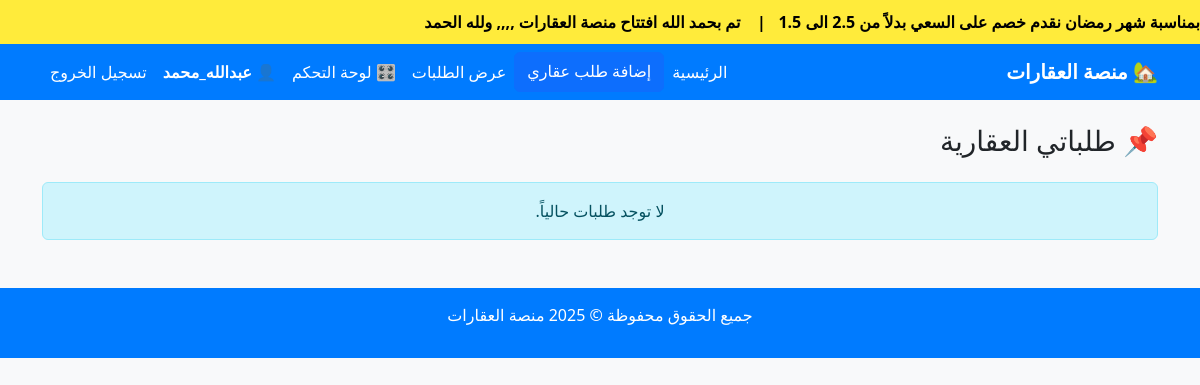
The page /طلباتي/ (signed in) on the database as committed earlier.
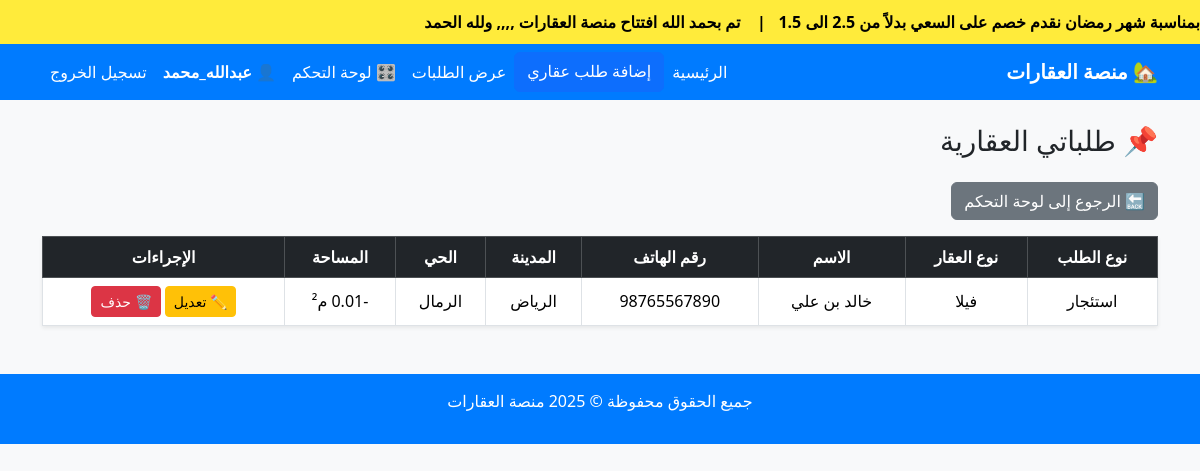
The same page on the database as committed later.
### properties/models.py (models this page shows, shortened)
class News(models.Model):
    title = models.CharField(max_length=255, verbose_name="عنوان الخبر")
    is_active = models.BooleanField(default=True, verbose_name="مفعل؟")
    created_at = models.DateTimeField(auto_now_add=True, verbose_name="تاريخ الإضافة")

class PropertyRequest(models.Model):
    REQUEST_TYPE_CHOICES = [
        ('buy', 'شراء'),
        ('rent', 'استئجار'),
        ('sell', 'بيع'),
    ]
    OWNER_TYPE_CHOICES = [
        ('owner', 'مالك'),
        ('broker', 'وسيط'),
    ]
    PROPERTY_TYPE_CHOICES = [
        ('apartment', 'شقة'),
        ('villa', 'فيلا'),
        ('building', 'عمارة'),
        ('land', 'أرض'),
    ]
    user = models.ForeignKey(
        settings.AUTH_USER_MODEL,
        on_delete=models.CASCADE,
        null=True,
        blank=True
    )
    request_type = models.CharField(max_length=10, choices=REQUEST_TYPE_CHOICES)
    owner_type = models.CharField(max_length=10, choices=OWNER_TYPE_CHOICES)
    property_type = models.CharField(max_length=20, choices=PROPERTY_TYPE_CHOICES)
    city = models.CharField(max_length=100)
    district = models.CharField(max_length=100)
    area = models.DecimalField(max_digits=10, decimal_places=2)
    full_name = models.CharField(max_length=100)
    phone = models.CharField(max_length=15)
    details = models.TextField()
    created_at = models.DateTimeField(auto_now_add=True)

### properties/context_processors.py (called while the page is built)
def news_ticker(request):
    news_items = News.objects.filter(is_active=True).order_by('-created_at')
    return {'news_ticker_items': news_items}

### properties/views.py (called while the page is built)
@login_required
def my_requests(request):
    requests = PropertyRequest.objects.filter(user=request.user)
    return render(request, 'properties/my_requests.html', {
    'requests': requests
})

### properties/templates/properties/my_requests.html (shortened to what this page needs)
{% extends 'base.html' %}
{% block content %}
<h3 class="mb-4">📌 طلباتي العقارية</h3>
{% if requests %}
<table class="table table-hover table-bordered text-center align-middle shadow-sm">
    <thead class="table-dark">
        <tr>
            <th>نوع الطلب</th>
            <th>نوع العقار</th>
            <th>الاسم</th>
            <th>رقم الهاتف</th>
            <th>المدينة</th>
            <th>الحي</th>
            <th>المساحة</th>
            <th>الإجراءات</th>
        </tr>
    </thead>
    <tbody>
        {% for r in requests %}
        <tr>
            <td>{{ r.get_request_type_display }}</td>
            <td>{{ r.get_property_type_display }}</td>
            <td>{{ r.full_name }}</td>
            <td>{{ r.phone }}</td>
            <td>{{ r.city }}</td>
            <td>{{ r.district }}</td>
            <td>{{ r.area }} م²</td>
            <td>
                <a href="{% url 'edit_request' r.id %}" class="btn btn-sm btn-warning">✏️ تعديل</a>
                <a href="{% url 'delete_request' r.id %}" class="btn btn-sm btn-danger"
                   onclick="return confirm('هل أنت متأكد من حذف هذا الطلب؟');">🗑️ حذف</a>
            </td>
        </tr>
        {% endfor %}
        <a href="{% url 'dashboard' %}" class="btn btn-secondary mb-3">🔙 الرجوع إلى لوحة التحكم</a>
    </tbody>
</table>
{% else %}
<div class="alert alert-info text-center">لا توجد طلبات حالياً.</div>
{% endif %}
{% endblock %}

### properties/templates/base.html (shortened to what this page needs)
{% load static %}
<!DOCTYPE html>
<html lang="ar" dir="rtl">
<head>
    <link href="https://cdn.jsdelivr.net/npm/bootstrap@5.3.2/dist/css/bootstrap.rtl.min.css" rel="stylesheet">
    <link rel="stylesheet" href="{% static 'css/style.css' %}">
</head>
<body class="bg-light">
    {% if news_ticker_items %}
    <div class="news-ticker">
        <div class="ticker-content">
          {% for news in news_ticker_items %}
          {{ news.title }}{% if not forloop.last %}&nbsp;&nbsp;&nbsp;|&nbsp;&nbsp;&nbsp;{% endif %}
        {% endfor %}
        </div>
    </div>
    {% endif %}
    <nav class="navbar navbar-expand-lg">
        <div class="container">
            <a class="navbar-brand fw-bold" href="{% url 'home' %}">🏡 منصة العقارات</a>
            <div class="collapse navbar-collapse" id="navbarNav">
                <ul class="navbar-nav ms-auto">
                    <li class="nav-item"><a class="nav-link" href="{% url 'home' %}">الرئيسية</a></li>
                    <a href="{% url 'create_property_request' %}" class="btn btn-primary">إضافة طلب عقاري</a>
                    <li class="nav-item"><a class="nav-link" href="{% url 'property_requests' %}">عرض الطلبات</a></li>
                    {% if user.is_authenticated %}
                        <li class="nav-item"><a class="nav-link" href="{% url 'dashboard' %}">🎛️ لوحة التحكم</a></li>
                        <li class="nav-item">
                            <span class="nav-link fw-bold text-white">👤 {{ user.username }}</span>
                        </li>
                        <li class="nav-item">
                            <form method="post" action="{% url 'logout' %}" style="display:inline;">
                                <button type="submit" class="nav-link btn btn-link text-danger">تسجيل الخروج</button>
                            </form>
                        </li>
                    {% else %}
                        <li class="nav-item"><a class="nav-link" href="{% url 'login' %}">تسجيل الدخول</a></li>
                    {% endif %}
                </ul>
            </div>
        </div>
    </nav>
    <div class="container mt-4">
        {% block content %}
        {% endblock %}
    </div>
    <footer class="footer mt-5">
        <div class="container">
            <p>جميع الحقوق محفوظة © 2025 منصة العقارات</p>
        </div>
    </footer>
</body>
</html>

Rows that differ between the two databases and show on the page:
added PropertyRequest: request_type "استئجار", property_type "فيلا", full_name "خالد بن علي", phone "98765567890", city "الرياض", district "الرمال"
Other text that changed with them:
text no longer shown: "لا توجد طلبات حالياً."
text now shown: "نوع الطلب نوع العقار الاسم رقم الهاتف المدينة الحي المساحة الإجراءات 🔙 الرجوع إلى لوحة التحكم"
